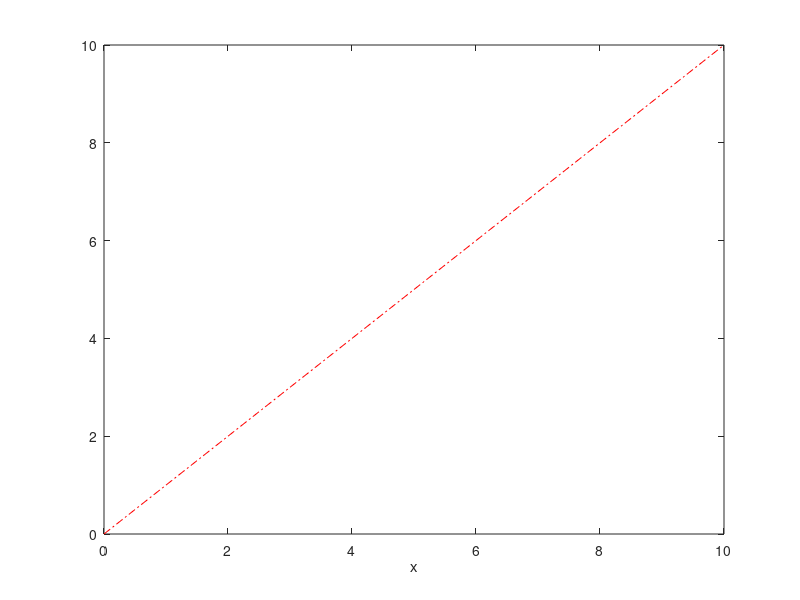

This chart was generated by the following MATLAB code: (Note: this script raises an error after producing the figure.)
%GRAFIKA DWUWYMIAROWA
x = 0:0.1:10 %zakres od 0 do 10
 y = x 
 plot(x,y) %rysowanie wykresa
 
%zmiana kolorow, wykresow mozliwa jest w plot:
plot(x, y, 'r-') %czerwony wykres
  plot(x, y, 'r-.') %czerwiny wykres z kropkami 
%istnieje tabelia roznych waryacje wykresow

x = [1 2 3 4]
y = [25 0 20 5]
xlabel('x')
ylable('y')
title('Wykres')
  
%b - blue
%g - green
%r - red
%c - cyan 
%m - magenta
%y - yellow
%k - black
%w - white

%- ciagla
%: punktowa
%-. kreskowo-punktowa
%- - kreskowa


%subplot
x = -2*pi:0.1:2*pi
k1 = 0.5;
 k2 = 1;
y1 = k1*sin(k2*x)
 y = cos(k2*x)
 subplot(2,2,1)
 plot(x,y1)
 
 subplot(2,2,2)
 plot(x,y2)
 



